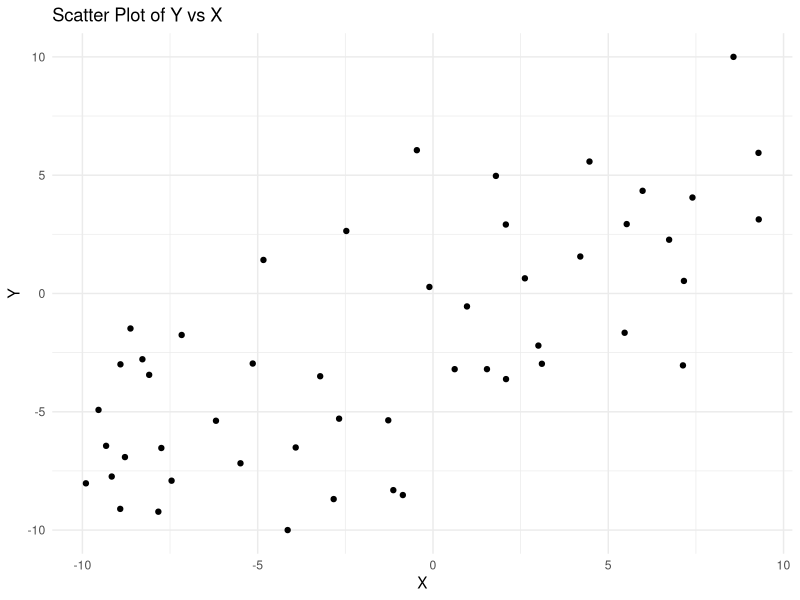
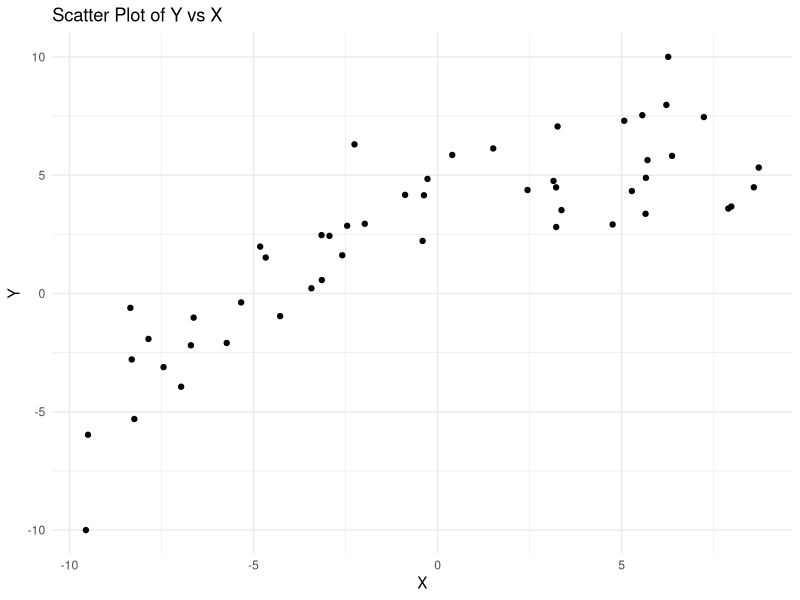

Write the R code that produced these figures, in order.
## ---- chunk 1
library(ggplot2)
## ---- chunk 2
# Sample values for X 

X <- runif(50, min = -10, max = 10)


# sample values for coefficient and exponent

C <- runif(1, min = -4, max = 4)

#generate Y using the formula Y = C * X^E
Y <- C * X

# sample values for the sd of the error term

error_sd <- runif(1, min = 0, max = 3)

# Calculate Y using the formula Y = C * X^E
Y = Y + rnorm(length(X), mean = 0, sd = sd(Y) * error_sd)

# 4. Rescale Y_raw to the interval [-10, 10]
Y        <- (Y - min(Y)) / diff(range(Y)) * 20 - 10

ggplot(data = data.frame(X, Y), aes(x = X, y = Y)) +
  geom_point() +
  labs(title = "Scatter Plot of Y vs X",
       x = "X",
       y = "Y") +
  theme_minimal()

cor <- cor(X, Y)

## ---- chunk 3
# assume 'cor' is defined
# 1) correct guess, rounded
guess1 <- round(cor, 2)

# 2) wrong guess #1
repeat {
  rd1 <- runif(1, -0.7, 0.7)
  g2  <- round(guess1 + rd1, 2)
  # clamp into [-1,1]
  if (g2 > 1 || g2 < -1) {
    g2 <- round(guess1 - rd1, 2)
  }
  # accept if ≥0.1 away from guess1
  if (abs(g2 - guess1) > 0.1) break
}
guess2 <- g2

# 3) wrong guess #2
repeat {
  rd2 <- runif(1, -0.7, 0.7)
  g3  <- round(guess1 + rd2, 2)
  if (g3 > 1 || g3 < -1) {
    g3 <- round(guess1 - rd2, 2)
  }
  # must be ≥0.1 away from both guess1 & guess2
  if (abs(g3 - guess1) > 0.1 && abs(g3 - guess2) > 0.1) break
}
guess3 <- g3

# 4) wrong guess #3
repeat {
  rd3 <- runif(1, -0.7, 0.7)
  g4  <- round(guess1 + rd3, 2)
  if (g4 > 1 || g4 < -1) {
    g4 <- round(guess1 - rd3, 2)
  }
  # must be ≥0.1 away from guess1, guess2 & guess3
  if (abs(g4 - guess1) > 0.1 &&
      abs(g4 - guess2) > 0.1 &&
      abs(g4 - guess3) > 0.1) break
}
guess4 <- g4

# collect if you like
guesses <- c(guess1, guess2, guess3, guess4)
print(guesses)

## ---- chunk 4
#sample 50 X values
X <- runif(50, min = -10, max = 10)

# sample either 1, 2, 3 or 4 
mm <- as.numeric(sample(4:5, size = 1))

mm <- 5

if (mm == 1) {
  # Generate Y using a linear relationship
  C <- runif(1, min = -4, max = 4)
  Y_base   <- C * X
    err_sd   <- runif(1, min = 0.3, max = 0.7)
    Y_noise  <- Y_base + rnorm(length(X), mean = 0, sd = sd(Y_base) * err_sd)
    Y_scaled <- (Y_noise - min(Y_noise)) / diff(range(Y_noise)) * 20 - 10
  
} else if (mm == 2) {
  # Generate Y using a quadratic relationship
  C <- runif(1, min = -4, max = 4)
  E <- 2 # Fixed exponent for quadratic
  Y_base   <- C * X^E
    err_sd   <- runif(1, min = 0.3, max = 0.7)
    Y_noise  <- Y_base + rnorm(length(X), mean = 0, sd = sd(Y_base) * err_sd)
    Y_scaled <- (Y_noise - min(Y_noise)) / diff(range(Y_noise)) * 20 - 10
  
} else if (mm == 3) {
  # Generate Y using a cubic relationship
  C <- runif(1, min = -4, max = 4)
  E <- 3 # Fixed exponent for cubic
  Y_base   <- C * X^E
    err_sd   <- runif(1, min = 0.3, max = 0.7)
    Y_noise  <- Y_base + rnorm(length(X), mean = 0, sd = sd(Y_base) * err_sd)
    Y_scaled <- (Y_noise - min(Y_noise)) / diff(range(Y_noise)) * 20 - 10
  
} else if (mm == 4){
  # Generate Y using a exponential relationship
  C <- sample(c(-5, -4, 4, 5), size = 1)
  E <- runif(1, min = 0.3, max = 0.9) # Random exponent for exponential
  Y_base   <- C * exp(E * X)
    err_sd   <- runif(1, min = 0, max = 0.7)
    Y_noise  <- Y_base + rnorm(length(X), mean = 0, sd = sd(Y_base) * err_sd)
    Y_scaled <- (Y_noise - min(Y_noise)) / diff(range(Y_noise)) * 20 - 10
  
  } else {
  # Generate Y using a logarithmic relationship
  C <- sample(c(-5, -4, 4, 5), size = 1)
  E <- runif(1, min = 5, max = 7) # Random exponent for logarithmic
  X_pos <- X - min(X) + 1   # now X_pos ∈ [1, 21]
  Y_base   <- C * log(E * X_pos + 1) # Adding 1 to avoid log(0)
    err_sd   <- runif(1, min = 0, max = 0.5)
    Y_noise  <- Y_base + rnorm(length(X), mean = 0, sd = sd(Y_base) * err_sd)
    Y_scaled <- (Y_noise - min(Y_noise)) / diff(range(Y_noise)) * 20 - 10
}

#plot the data
ggplot(data = data.frame(X, Y_scaled), aes(x = X, y = Y_scaled)) +
  geom_point() +
  labs(title = "Scatter Plot of Y vs X",
       x = "X",
       y = "Y") +
  theme_minimal()
